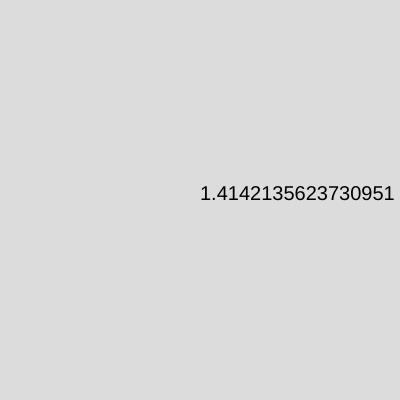
Frame 1 (no input)
Frame 60 (no input): identical to frame 1, image omitted
Frame 120 (the mouse pressed at the canvas centre since frame 60): identical to frame 1, image omitted

The p5.js sketch that drew this single still picture (run headless with seeded random() and noise() and a simulated clock; from frame 60 on, the mouse is pressed at the canvas centre):

// p5.js sketch
// ── sketch.js
function setup() {
  createCanvas(400, 400);
}

function draw() {
  background(220);
  textSize(20);
  text(raiz(1,0,1),200,200);
}

function raiz(x, y, z){
  return sqrt(x*x+y*y+z*z);
}
